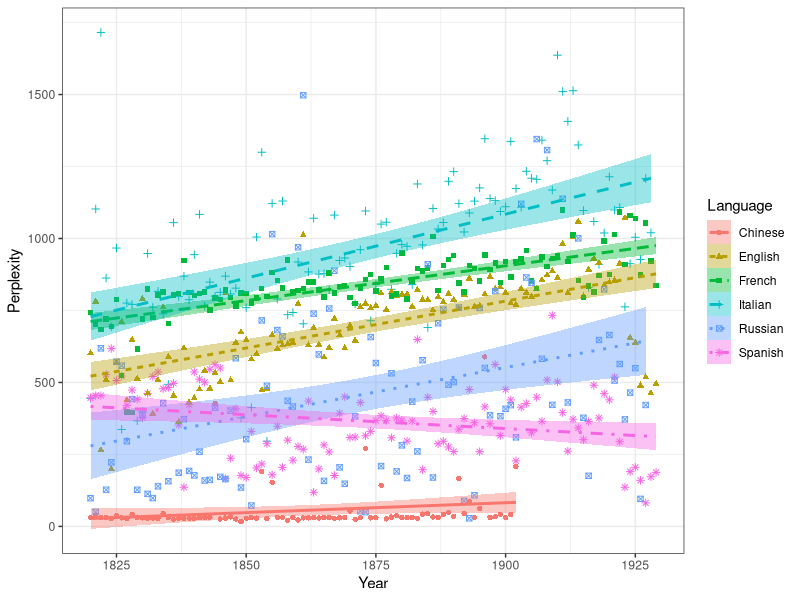

This chart was generated by the following R code:
require(ggplot2) # install.packages("ggplot2")
library(dplyr)
require(data.table) # install.packages("data.table")

russian <- data.frame("perplexity"=c(97.9611, 50.4725, 618.584, 127.304, 222.553, 571.911, 558.268, 295.723, 442.205, 127.121, 387.362, 112.945, 98.3267, 139.241, 427.646, 157.039, 1859.78, 186.425, 372.478, 192.587, 177.265, 259.454, 159.371, 161.581, 412.571, 172.121, 164.35, 402.088, 584.247, 134.995, 303.087, 72.5324, 1620.04, 715.533, 488.346, 1015.13, 681.896, 660.008, 436.15, 416.371, 969.601, 1497.53, 232.056, 739.073, 597.506, 157.952, 756.79, 888.109, 205.134, 148.119, 2601.06, 382.335, 52.8998, 49.6541, 657.574, 567.507, 209.473, 1651.84, 531.916, 190.946, 281.593, 168.09, 433.372, 260.586, 577.268, 910.461, 169.789, 705.756, 752.956, 492.051, 501.064, 760.228, 88.6425, 28.2198, 108.083, 758.937, 550.487, 386.01, 817.541, 382.795, 408.213, 421.125, 309.32, 1120.33, 864.582, 845.728, 1345.33, 582.102, 1307.19, 422.071, 1635.01, 1137.91, 430.627, 1543.71, 1000.59, 377.076, 175.815, 2320.52, 647.441, 823.497, 664.783, 506.614, 564.061, 371.62, 464.585, 549.63, 95.5997, 421.718),
                         "years"=seq(1820L, 1927L, by = 1L))

italian <- data.frame("perplexity"=c(444.697, 1102.62, 1715.72, 862.693, 693.282, 966.839, 336.654, 775.697, 771.258, 366.918, 397.843, 947.688, 761.473, 816.41, 738.365, 493.465, 1055.14, 798.158, 869.444, 787.353, 943.908, 1083.72, 765.284, 848.449, 799.714, 813.116, 869.184, 807.224, 827.581, 377.222, 759.685, 412.666, 1005.15, 1299.64, 296.061, 1121.89, 789.972, 1130.18, 735.416, 743.028, 918.292, 703.898, 884.042, 1070.34, 876.277, 877.925, 821.697, 1081.22, 923.622, 932.197, 902.883, 773.157, 961.019, 1095.56, 714.456, 840.093, 1049.99, 1056.68, 823.514, 948.142, 978.858, 972.901, 839.926, 1189.31, 977.491, 690.717, 1104.38, 1033.17, 1055.47, 1198.75, 1232.29, 1121.19, 1022.75, 1088.68, 1129.92, 1175.71, 1346.57, 1138.65, 1131.47, 1093.83, 1110.32, 1337.32, 1173.41, 1108.72, 1233.45, 1209.23, 1205.46, 1341.6, 1270.24, 1168.35, 1636.68, 1510.83, 1406.89, 1513.26, 1324.83, 1097.14, 829.233, 1059.13, 910.24, 1019.15, 1214.4, 1099.22, 1107.85, 762.708, 912.58, 1004.41, 927.347, 1208.28, 1019.88),
                      "years"=seq(1820L, 1928L, by = 1L))

spanish <- data.frame("perplexity"=c(446.502, 454.147, 454.351, 527.283, 617.748, 506.751, 522.3, 420.299, 473.589, 441.708, 376.714, 461.817, 520.699, 536.209, 478.234, 482.449, 496.757, 352.061, 136.054, 422.809, 536.457, 511.453, 500.735, 545.949, 561.748, 550.188, 165.881, 236.796, 408.404, 176.931, 170.073, 329.897, 203.179, 216.886, 287.493, 179.376, 348.019, 205.08, 299.554, 229.761, 277.665, 267.701, 435.337, 118.214, 199.681, 282.787, 258.758, 176.811, 393.046, 449.982, 308.895, 310.107, 430.051, 314.732, 330.126, 367.435, 384.129, 367.821, 307.792, 376.649, 368.977, 296.083, 366.162, 649.205, 197.042, 448.643, 399.317, 287.084, 295.68, 275.961, 259.843, 337.859, 374.799, 475.449, 359.877, 259.501, 415.203, 356.219, 562.241, 315.623, 475.629, 439.32, 227.703, 414.063, 426.78, 325.303, 448.526, 365.5, 508.651, 733.07, 501.94, 395.214, 261.387, 372.39, 342.066, 301.448, 364.508, 490.36, 376.32, 460.974, 439.557, 518.546, 294.131, 136.03, 190.191, 205.334, 160.102, 81.529, 172.323, 187.752),
                      "years"=seq(1820L, 1929L, by = 1L))

english <- data.frame("perplexity"=c(601.293, 780.972, 265.269, 509.874, 199.466, 567.681, 710.212, 438.184, 647.727, 513.302, 790.117, 462.449, 391.39, 508.12, 760.822, 588.666, 454.616, 363.596, 618.878, 430.532, 445.228, 476.046, 540.777, 478.987, 533.39, 501.85, 811.708, 507.154, 638.585, 673.952, 646.903, 580.439, 598.591, 472.404, 478.517, 664.863, 617.262, 628.887, 633.289, 638.803, 772.888, 1011.47, 628.887, 689.189, 630.81, 587.865, 620.49, 721.776, 664.2, 618.801, 697.23, 645.573, 762.03, 774.25, 758.454, 766.571, 809.615, 752.432, 814.885, 799.568, 805.714, 806.795, 763.615, 821.738, 787.964, 786.892, 751.254, 797.176, 778.963, 807.855, 787.595, 755.878, 804.732, 860.788, 762.894, 765.156, 806.72, 867.534, 824.257, 830.775, 811.882, 774.863, 769.557, 825.616, 811.996, 797.963, 824.443, 855.366, 872.876, 886.969, 863.687, 981.147, 810.816, 1004.48, 1058.56, 799.187, 892.011, 930.367, 915.104, 837.573, 847.867, 854.203, 913.323, 1071.21, 655.376, 638.331, 489.448, 517.784, 462.726, 495.373),
                      "years"=seq(1820L, 1929L, by = 1L))

french <- data.frame("perplexity"=c(742.541, 701.455, 683.83, 720.25, 695.042, 787.364, 523.858, 397.596, 395.862, 615.947, 721.088, 824.809, 725.253, 803.964, 813.596, 704.412, 803.368, 808.069, 924.138, 811.697, 802.73, 808.907, 814.355, 751.75, 793.885, 788.752, 821.65, 795.305, 764.977, 810.075, 808.882, 776.071, 792.578, 826.59, 797.627, 882.021, 853.15, 828.121, 925.649, 814.353, 820.276, 826.613, 848.554, 849.43, 820.848, 796.065, 880.027, 810.586, 833.277, 837.695, 794.349, 773.635, 827.543, 857.338, 875.812, 818.11, 861.27, 899.926, 800.971, 807.511, 949.533, 790.182, 850.009, 895.935, 886.638, 898.062, 1006.71, 819.055, 905.455, 926.287, 941.242, 844.821, 814.326, 906.711, 896.179, 852.123, 942.72, 891.851, 914.428, 846.863, 919.323, 865.612, 919.63, 929.056, 957.373, 852.905, 826.626, 934.976, 903.106, 931.193, 939.809, 1099.7, 919.315, 1011.77, 853.817, 794.485, 835.334, 814.707, 870.796, 991.518, 874.915, 1012.91, 1091.58, 910.626, 1079.79, 1069.14, 872.936, 1054.47, 921.473, 836.933),
                     "years"=seq(1820L, 1929L, by = 1L))

chinese <- data.frame("perplexity"=c(30.5, 38.4006, 30.7693, 30.8656, 27.4107, 36.6761, 29.7857, 27.8524, 41.4842, 30.1913, 29.7693, 27.5, 28.8333, 27.7823, 44.9183, 30.4872, 24.25, 28.5, 27.944, 28.3334, 27.334, 30.2066, 30.7088, 31.8139, 427.325, 25.6666, 29.0909, 32.9952, 25.3875, 17.1804, 28.1666, 30.9992, 28.5, 190.428, 28.0091, 153.576, 31.3698, 30.41, 21.5, 30.6279, 22.0032, 29.5, 29.3636, 30.9205, 29.3333, 31.0988, 30.6154, 27.6724, 29.5266, 30.9545, 53.5651, 24.9495, 30.6154, 270.288, 29.6671, 30.1996, 142.888, 26.2857, 32.5692, 37.1332, 30.7188, 30.4956, 30.8052, 27.473, 42.6043, 43.6848, 32.4737, 30.6019, 41.2031, 48.4573, 34.863, 166.64, 45.3916, 85.9959, 30.6834, 62.0955, 588.856, 31.1763, 33.6081, 41.4734, 30.7747, 41.351, 208.144),
                     "years"=seq(1820L, 1902L, by = 1L))

russian = data.table(russian)
russian$Language = "Russian"

italian = data.table(italian)
italian$Language = "Italian"

spanish = data.table(spanish)
spanish$Language = "Spanish"

english = data.table(english)
english$Language = "English"

french = data.table(french)
french$Language = "French"

chinese = data.table(chinese)
chinese$Language = "Chinese"

data = rbindlist(list(russian, italian, spanish, english, french, chinese))
setnames(data, c("Perplexity", "Year", "Language"))


# Save data
fwrite(data, "ppl_ngram_year.csv", )

# Remove some outliers
ru_mean = mean(data[Language=="Russian", Perplexity]) # 552.4155
ru_sd = sd(data[Language=="Russian", Perplexity]) # 476.827
nrow(data[Language=="Russian" & Perplexity > ru_mean + 2 * ru_sd])

data1 = rbindlist(list(
    data[Language != "Russian"],
    data[Language=="Russian" & Perplexity <= ru_mean + 2 * ru_sd]
))


p <- ggplot(data1, aes(x=Year, y=Perplexity))+
  geom_point(aes(color=Language, shape=Language)) +
  geom_smooth(method="lm", aes(color=Language, linetype=Language, fill=Language)) +
  theme_bw()


pdf("ppl(ngram)_year_pruned.pdf", 6, 5)
plot(p)
dev.off()
